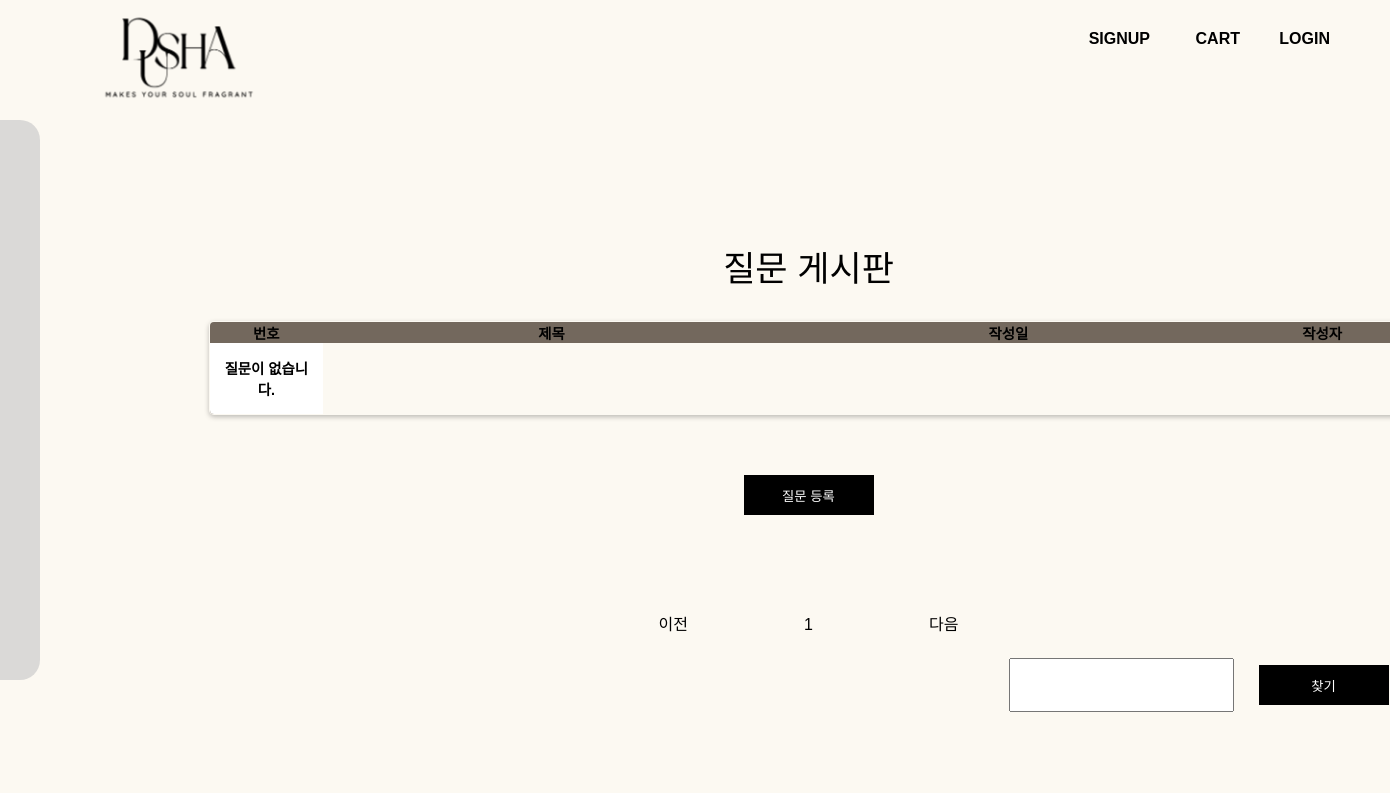
Page /board/ (upper part) on the earlier database version.
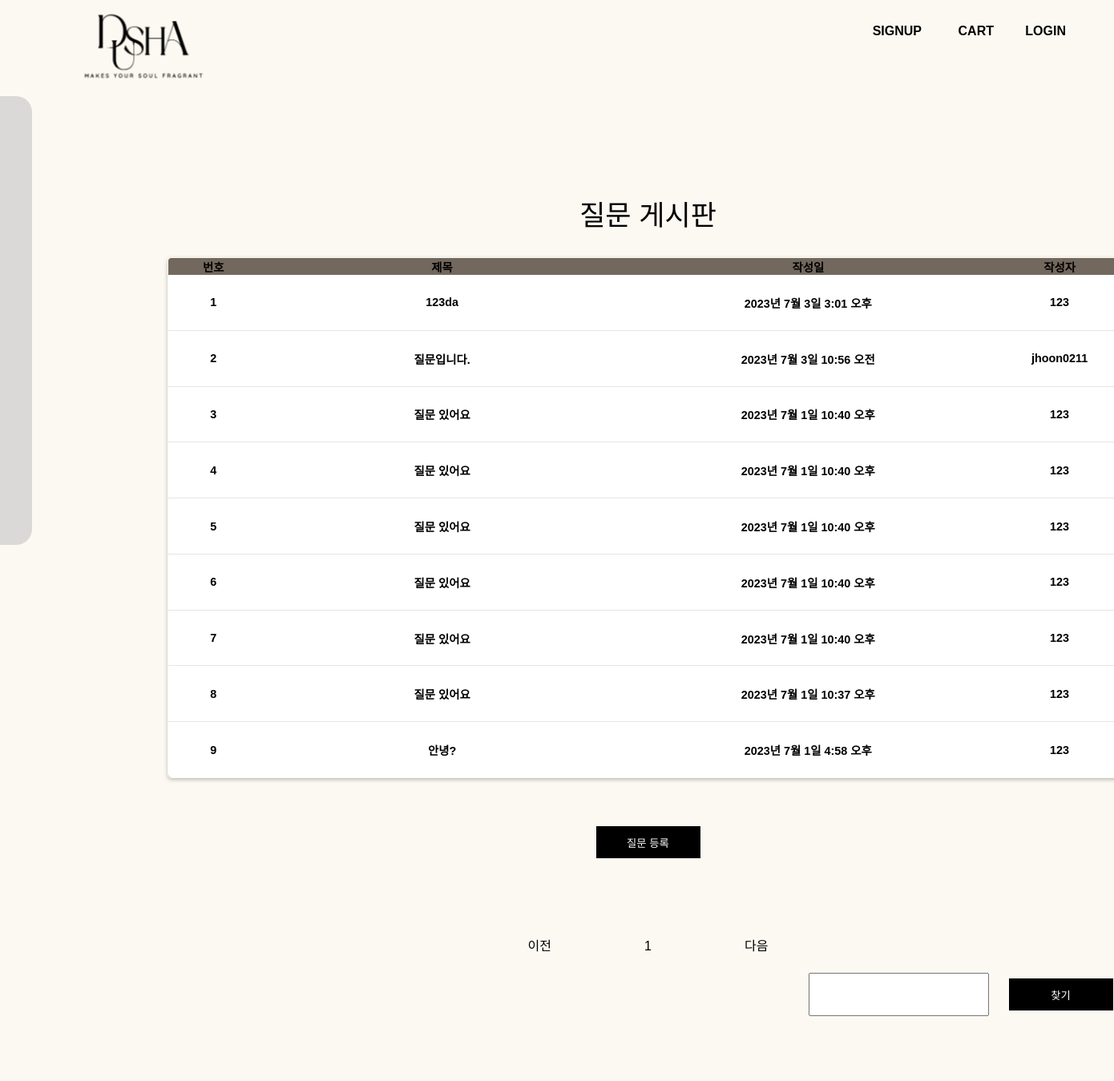
Same page on the later database version.
### board/models.py (models this page shows, shortened)
class Question(models.Model):
    subject = models.CharField(max_length=200)
    content = models.TextField()
    create_date = models.DateTimeField()
    author = models.ForeignKey(User, on_delete=models.CASCADE)
    modify_date = models.DateTimeField(null=True, blank=True)

### common/models.py (models this page shows)
class User(AbstractUser):
    pass

### board/views.py (the view, shortened to what this page needs)
# urls.py: path('', views.question_list, name='question_list'),
def question_list(request):
    page =request.GET.get('page', 1)
    kw = request.GET.get('kw', '')
    question_list = Question.objects.order_by('-create_date')
    paginator = Paginator(question_list, 10)  # 페이지당 10개씩 설정
    page_obj = paginator.get_page(page)  # 페이지 가져오기
    context = {'question_list': page_obj, 'page': page, 'kw': kw}
    return render(request, 'board/question_list.html', context)

### templates/board/question_list.html (shortened to what this page needs)
{% extends 'base.html' %}
{% block content %}
<section id="wrap">
<div class="question-list">
<h2>질문 게시판</h2>
    <table class="table_one">
        <col style="width:100px;">
        <col style="width:400px;">
        <col style="width:400px;">
        <col style="width:150px;">
        <thead class="thead_one">
            <tr class="tr_one">
                <th class="tr_one">번호</th>
                <th class="tr_one">제목</th>
                <th class="tr_one">작성일</th>
                <th class="tr_one">작성자</th>
            </tr>
        </thead>
        <tbody class="thead_one">
            {% if question_list %}
                {% for question in question_list %}
                <tr class="tr_one">
                    <td class="td_one">
                        {{ forloop.counter }}
                    </td>
                    <td class="td_one">
                        <a href="{% url 'board:detail' question.id %}">{{ question.subject }}</a>
                    </td>
                    <td class="td_one">{{ question.create_date }}</td>
                    <td class="td_one">{{ question.author }}</td>
                </tr>
                {% endfor %}
            {% else %}
                <tr class="tr_one">
                    <td class="td_one">질문이 없습니다.</td>
                </tr>
            {% endif %}
        </tbody>
    </table>
    <div class=" frame">
        <button type="submit" class="custom-btn btn_one1">
            <a href="{% url 'board:question_create' %}">질문 등록</a>
        </button>
    </div>
    <ul class="pagination justify-content-center">
        {% if question_list.has_previous %}
        <li class="page-item">
            <a class="page-link" href="?page={{ question_list.previous_page_number }}">이전</a>
        </li>
        {% else %}
        <li class="page-item disabled">
            <a class="page-link" tabindex="-1" aria-disabled="true" href="#">이전</a>
        </li>
        {% endif %}
        {% for page_number in question_list.paginator.page_range %}
        {% if page_number >= question_list.number|add:-5 and page_number <= question_list.number|add:5 %}
        {% if page_number == question_list.number %}
        <li class="page-item active" aria-current="page">
            <a class="page-link" href="?page={{ page_number }}">{{ page_number }}</a>
        </li>
        {% else %}
        <li class="page-item">
            <a class="page-link" href="?page={{ page_number }}">{{ page_number }}</a>
        </li>
        {% endif %}
        {% endif %}
        {% endfor %}
        {% if question_list.has_next %}
        <li class="page-item">
            <a class="page-link" href="?page={{ question_list.next_page_number }}">다음</a>
        </li>
        {% else %}
        <li class="page-item disabled">
            <a class="page-link" tabindex="-1" aria-disabled="true" href="#">다음</a>
        </li>
        {% endif %}
    </ul>
    <div class="search">
        <div class="col-4 input-group">
            <input type="text" class="kw form-control" value="{{ kw|default_if_none:'' }}">
             <button type="button" id="btn_search"
                        class="custom-btn btn_one1">찾기</button>
        </div>
    </div>
</div>
    </section>
{% endblock %}

Differences in the rows shown:
added Question: subject "123da", create_date "2023년 7월 3일 3:01 오후", author "123"
added Question: subject "질문입니다.", create_date "2023년 7월 3일 10:56 오전", author "jhoon0211"
added Question: subject "질문 있어요", create_date "2023년 7월 1일 10:40 오후", author "123"
added Question: subject "질문 있어요", create_date "2023년 7월 1일 10:40 오후", author "123"
added Question: subject "질문 있어요", create_date "2023년 7월 1일 10:40 오후", author "123"
added Question: subject "질문 있어요", create_date "2023년 7월 1일 10:40 오후", author "123"
added Question: subject "질문 있어요", create_date "2023년 7월 1일 10:40 오후", author "123"
added Question: subject "질문 있어요", create_date "2023년 7월 1일 10:37 오후", author "123"
added Question: subject "안녕?", create_date "2023년 7월 1일 4:58 오후", author "123"
Other differences:
text no longer shown: "질문이 없습니다."
